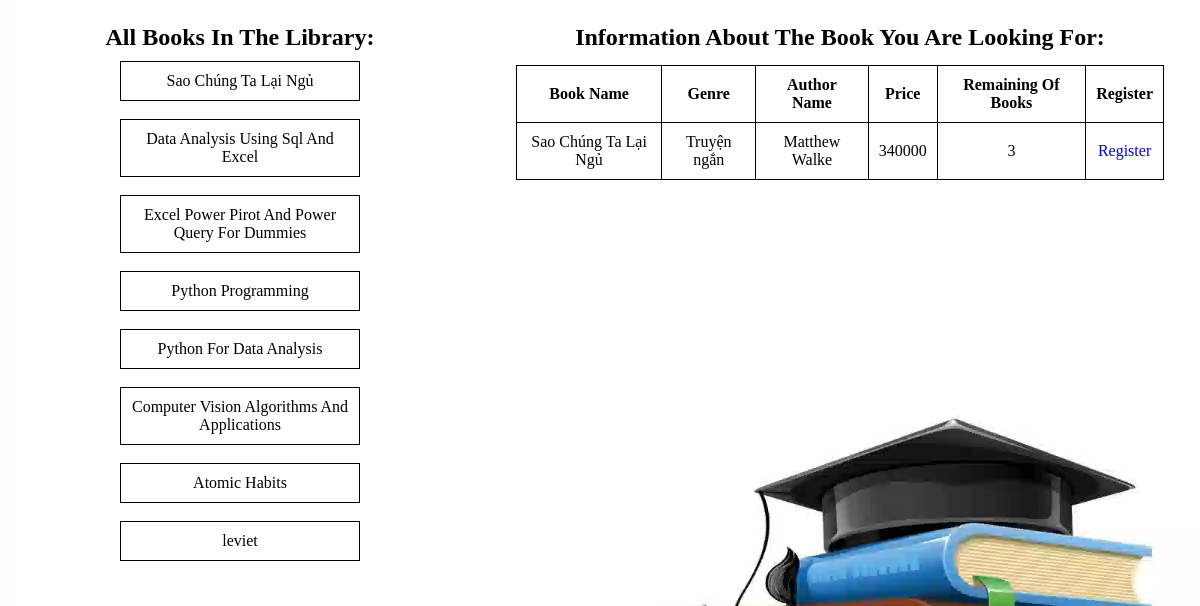
Screenshot of /PHP/users/search.php?bookname=Sao Chúng Ta Lại Ngủ with the database file from the repository.
### tables this page shows
CREATE TABLE `book` (
  `Book_id` varchar(50) NOT NULL,
  `Book_name` varchar(500) DEFAULT NULL,
  `File_pdf` varchar(255) NOT NULL,
  `quantity` int(11) NOT NULL,
  `Price` bigint(20) NOT NULL,
  `Genre_id` varchar(50) DEFAULT NULL
);

CREATE TABLE `genre` (
  `Genre_id` varchar(50) NOT NULL,
  `Genre_name` varchar(200) DEFAULT NULL
);

CREATE TABLE `author` (
  `Author_id` varchar(50) NOT NULL,
  `Author_name` varchar(100) DEFAULT NULL
);

### PHP/libs/helper.php (called while the page is built, shortened)
<?php
class Database
{
    private static $dsn = 'mysql:host=localhost;dbname=quan_ly_thu_vien';
    private static $username = "root";
    private static $password = "";
    private static $con = null;
    public static function db_connect()
    {
        try {
            if (is_null(self::$con)) {
                self::$con = new PDO(self::$dsn, self::$username, self::$password);
                self::$con->setAttribute(PDO::ATTR_ERRMODE, PDO::ERRMODE_WARNING);
            }
        } catch (PDOException $e) {
            $error_message = $e->getMessage();
            include_once '../errors/database_error.php';
        }
    }
    public static function db_disconnect()
    {
        if (!is_null(self::$con)) {
            self::$con = null;
        }
    }
    public static function db_execute($sql = '')
    {
        if (!is_null(self::$con)) {
            $result = self::$con->prepare($sql);
            $result->execute();
            if ($result->rowCount() > 0) {
                return true;
            }
        }
        return false;
    }
    public static function db_get_list($sql = '')
    {
        if (!is_null(self::$con)) {
            $result = self::$con->prepare($sql);
            $result->execute();
            if ($result->rowCount() > 0) {
                $rows = $result->fetchAll();
                return $rows;
            }
        }
        return false;
    }
}

### PHP/users/search.php (the view, shortened to what this page needs)
<!DOCTYPE html>
<html lang="en">
<head>
    <link rel="stylesheet" href="../../CSS/search.css">
</head>
<body>
    <div class="full_search">
        <div class="search">
            <?php
            include('../libs/helper.php');
            $sql_select_bookname = "SELECT Book_name FROM book ";
            echo "<h2>All Books In The Library:</h2>";
            if (Database::db_execute($sql_select_bookname)) {
                $bookname = Database::db_get_list($sql_select_bookname);
                foreach ($bookname as $name) {
                    echo '<a href="?bookname=' . $name["Book_name"] . '">' . $name["Book_name"] . '</a><br>';
                }
            }
            ?>
        </div>
        <div class="display">
            <?php
            if ($_SERVER["REQUEST_METHOD"] == "GET" && isset($_GET['bookname'])) {
                $bookname = $_GET['bookname'];
                $sql_select_info = "SELECT book.Book_name, genre.Genre_name, author.Author_name, book.Price, book.quantity, book.Book_id
                FROM book
                JOIN book_has_author ON book_has_author.Book_id = book.Book_id
                JOIN author ON book_has_author.Author_id = author.Author_id
                JOIN genre ON book.Genre_id = genre.Genre_id
                WHERE book.Book_name = '$bookname'";
                $info_book = Database::db_get_list($sql_select_info);
                if (!empty($info_book)) {
                    echo "<h2> Information About The Book You Are Looking For:</h2>";
                    echo '<table>';
                    echo '<tr>';
                    echo '<th>Book Name</th>';
                    echo '<th>Genre</th>';
                    echo '<th>Author Name</th>';
                    echo '<th>Price</th>';
                    echo '<th>Remaining Of Books</th>';
                    echo '<th>Register</th>';
                    echo '</tr>';
                    foreach ($info_book as $book) {
                        echo '<tr>';
                        echo '<td>' . $book["Book_name"] . '</td>';
                        echo '<td>' . $book["Genre_name"] . '</td>';
                        echo '<td>' . $book["Author_name"] . '</td>';
                        echo '<td>' . $book["Price"] . '</td>';
                        echo '<td>' . $book["quantity"] . '</td>';
                        echo '<td><a href="./library_records.php?book_id=' . $book["Book_id"]  . '&price=' . $book["Price"] . '">Register</a></td>';
                        echo '</tr>';
                    }
                    echo '</table>';
                } else {
                    echo "No data in the website table.";
                }
            }
            ?>
        </div>
    </div>
</body>
</html>

### CSS/search.css (style rules this page uses)
* { margin: 0; padding: 0; box-sizing: border-box; font-family: 'Poppins'; }
.full_search { display: flex; }
.full_search::before { content: ""; background-image: url(../Image/background/anh6.webp); background-size: cover; position: absolute; top: 0; right: 0; bottom: 0; left: 0; }
.search { width: 40%; margin-top: 2%; z-index: 5; }
.search h2 { text-align: center; margin-bottom: 2%; }
.search a { display: flex; flex-direction: column; justify-content: space-around; text-decoration: none; border: 1px solid black; text-align: center; margin: auto; color: black; padding: 10px; width: 50%; }
.display { width: 60%; margin-top: 2%; z-index: 5; }
.display a { text-decoration: none; }
.display table, th, td { border: 1px solid black; border-collapse: collapse; padding: 10px; text-align: center; margin: auto; }
.display table { width: 90%; }
.display h2 { text-align: center; margin-bottom: 2%; }

### rows the page displays
book: Book_name "Sao Chúng Ta Lại Ngủ", Genre.Genre_name "Truyện ngắn", author.Author_name "Matthew Walke", Price "340000", quantity "3"

### other values shown
$name["Book_name"] "Sao Chúng Ta Lại Ngủ"
$name["Book_name"] "Data Analysis Using Sql And Excel"
$name["Book_name"] "Excel Power Pirot And Power Query For Dummies"
$name["Book_name"] "Python Programming"
$name["Book_name"] "Python For Data Analysis"
$name["Book_name"] "Computer Vision Algorithms And Applications"
$name["Book_name"] "Atomic Habits"
$name["Book_name"] "leviet"
